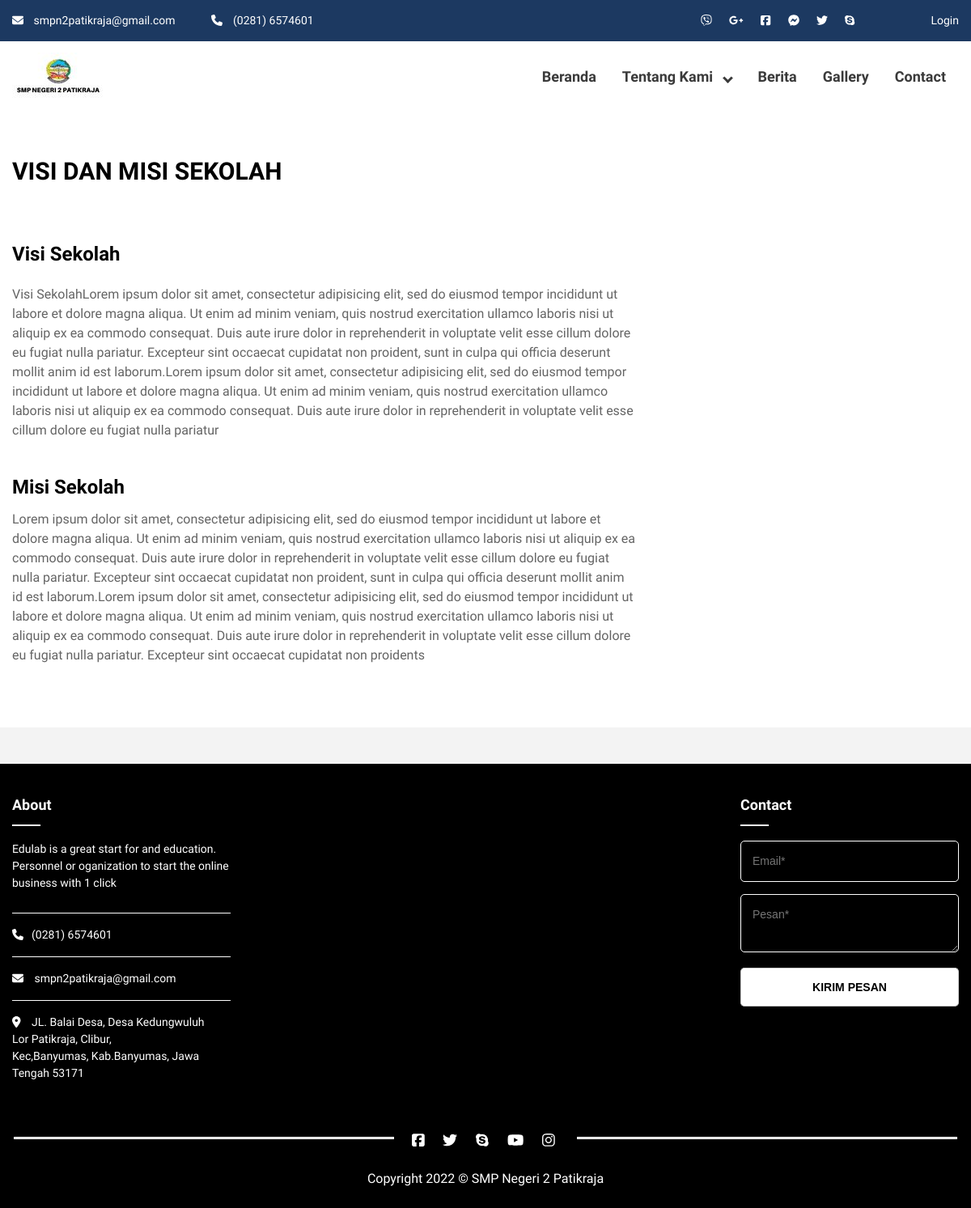
The app's page /visi-misi.php, older data.
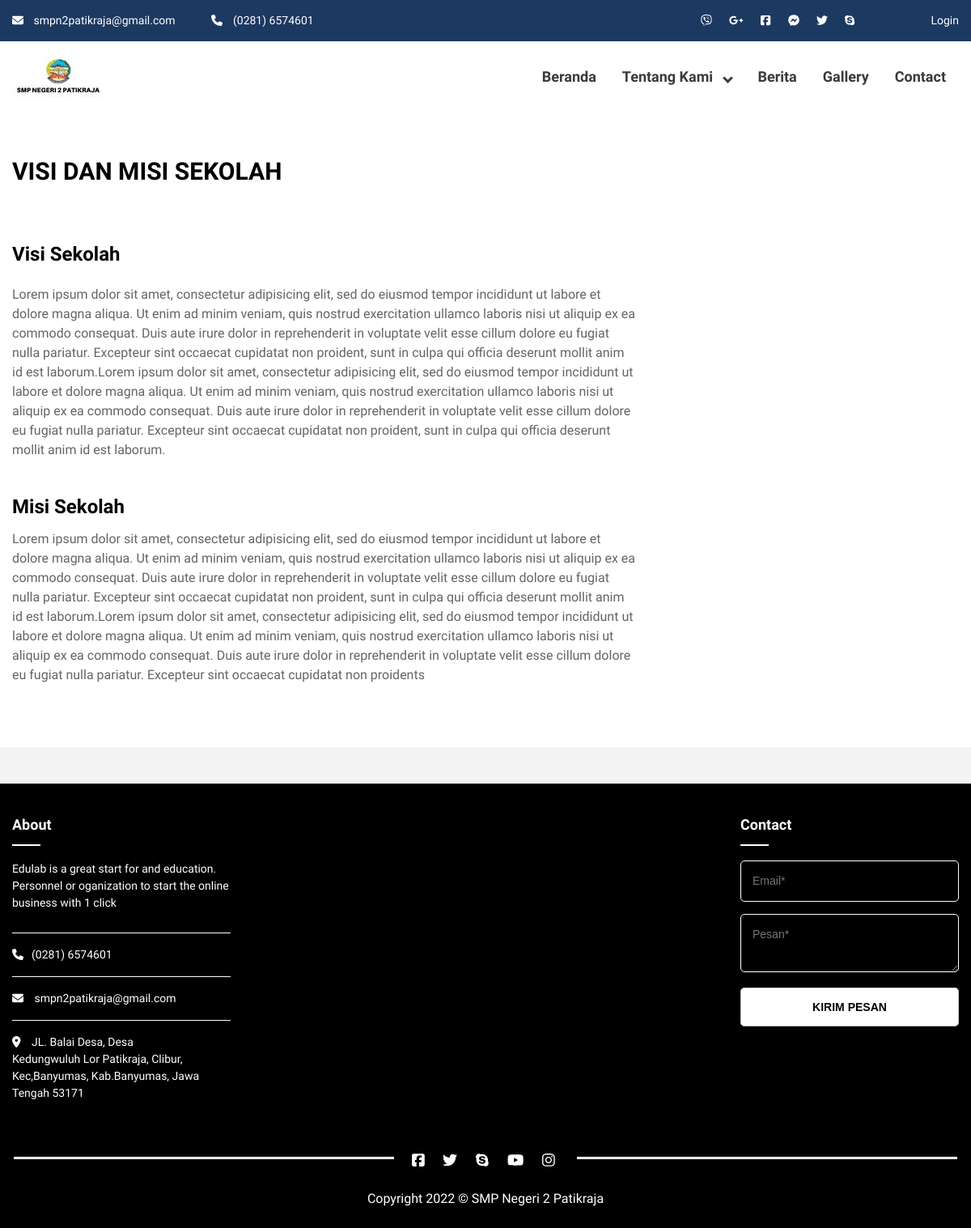
The same page, newer data.
### tables this page shows
CREATE TABLE `visi_misi` (
  `id_visi_misi` int(11) NOT NULL,
  `visi` text DEFAULT NULL,
  `misi` text NOT NULL
);

### functions/visi_misi.php (called while the page is built, shortened)
<?php
	function get_visi_misi(){
		$query = "SELECT * FROM visi_misi";
		return result($query);
	}

### functions/general.php (called while the page is built, shortened)
<?php
function result($query) {
	global $link;
	if($result = mysqli_query($link, $query) or die('gagal menampilkan data')) {
		return $result;
	}
}

### visi-misi.php (the view, shortened to what this page needs)
<?php
require 'header.php';
$visi_misi = get_visi_misi();
while ($item = mysqli_fetch_array($visi_misi)){
	$visi = $item['visi'];
	$misi = $item['misi'];
}
?>
		<section class="page-content" id="course-page">
			<div class="container">
				<main class="course-detail">
					<h2> Visi dan Misi Sekolah</h2>
					<article>
						<section class="course-intro">
							<h3>Visi Sekolah</h3>
							<p><?= strip_tags($visi)?></p>
						</section>
						<section class="course-objective">
							<h3>Misi Sekolah</h3>
							<p><?= strip_tags($misi)?></p>
						</section>
					</article>
				</main>
					</div>
			</div>
		<section class="query-section">
			<div class="container">
			</div>
		</section>
<?php require 'footer.php'; ?>

Row changes from the older to the newer data that the page shows:
changed visi_misi: visi "Visi SekolahLorem ipsum dolor sit amet, consectetur adipisicing elit, sed do eiusmod tempor incididunt ut labore et dolore magna aliqua. Ut enim ad minim veniam, quis nostrud exercitation ullamco laboris nisi ut aliquip ex ea commodo consequat. Duis aute irure dolor in reprehenderit in voluptate velit esse cillum dolore eu fugiat nulla pariatur. Excepteur sint occaecat cupidatat non proident, sunt in culpa qui officia deserunt mollit anim id est laborum.Lorem ipsum dolor sit amet, consectetur adipisicing elit, sed do eiusmod tempor incididunt ut labore et dolore magna aliqua. Ut enim ad minim veniam, quis nostrud exercitation ullamco laboris nisi ut aliquip ex ea commodo consequat. Duis…" → "Lorem ipsum dolor sit amet, consectetur adipisicing elit, sed do eiusmod tempor incididunt ut labore et dolore magna aliqua. Ut enim ad minim veniam, quis nostrud exercitation ullamco laboris nisi ut aliquip ex ea commodo consequat. Duis aute irure dolor in reprehenderit in voluptate velit esse cillum dolore eu fugiat nulla pariatur. Excepteur sint occaecat cupidatat non proident, sunt in culpa qui officia deserunt mollit anim id est laborum.Lorem ipsum dolor sit amet, consectetur adipisicing elit, sed do eiusmod tempor incididunt ut labore et dolore magna aliqua. Ut enim ad minim veniam, quis nostrud exercitation ullamco laboris nisi ut aliquip ex ea commodo consequat. Duis aute irure…"
